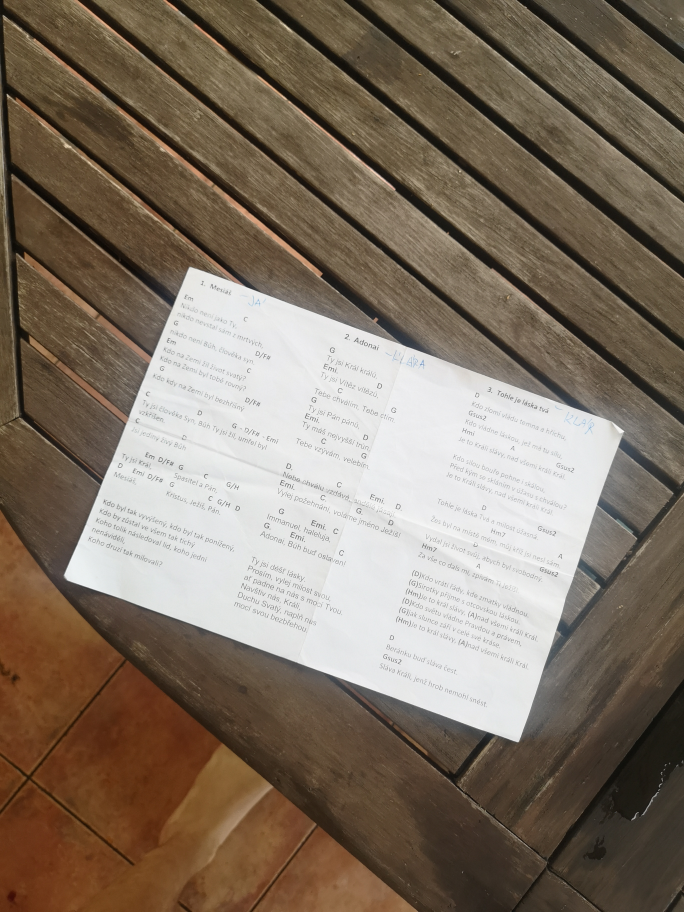
#> input picture example_images/photos/IMG_20230826_093159.jpg, 2736 x 3648 px, found by its file name (shown at 1/4 size)
$ python threshold_debug.py
#> lines starting #> are read from the running program, lines starting #| are printed output that depends on the picture; after the words box and inside, x2 and y2 are one past the last pixel; in counts of white or black regions, pixels touching at a corner belong together
"""
Debug s použitím thresholding pro detekci bílých oblastí
"""

import cv2
import numpy as np
from pathlib import Path


def threshold_debug():
    """Debug detekce pomocí thresholding"""

    # Načtení obrázku
    image_path = Path(__file__).parent.parent / "images" / "photos" / "IMG_20230826_093159.jpg"
    image = cv2.imread(str(image_path))
#> image is the input picture: shape (3648, 2736, 3); mean B, G, R 101.1, 115.8, 129.5

    if image is None:
        print("Chyba: Nepodařilo se načíst obrázek")
        return

    print(f"Rozměry obrázku: {image.shape[1]}x{image.shape[0]} px")
#| Rozměry obrázku: 2736x3648 px

    # Převod do šedi
    gray = cv2.cvtColor(image, cv2.COLOR_BGR2GRAY)
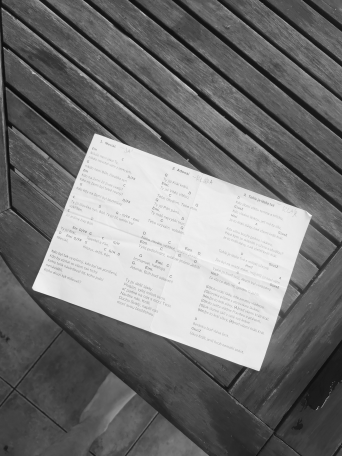
#> gray: shape (3648, 2736) (shown at 1/8 size); min 1, max 255, mean 118.2

    # Rozmazání
    blurred = cv2.GaussianBlur(gray, (5, 5), 0)

    output_dir = Path(__file__).parent / "threshold_debug_output"
    output_dir.mkdir(exist_ok=True)

    # Vyzkoušet různé threshold hodnoty
    threshold_values = [180, 190, 200, 210, 220]

    for thresh_val in threshold_values:
        print(f"\n=== Threshold {thresh_val} ===")

        # Binary threshold - detekovat světlé oblasti
        _, binary = cv2.threshold(blurred, thresh_val, 255, cv2.THRESH_BINARY)

        # Morfologické operace pro vyčištění
        kernel = np.ones((5, 5), np.uint8)
        binary = cv2.morphologyEx(binary, cv2.MORPH_CLOSE, kernel, iterations=3)
        binary = cv2.morphologyEx(binary, cv2.MORPH_OPEN, kernel, iterations=2)

        # Nalezení kontur
        contours, _ = cv2.findContours(
            binary,
            cv2.RETR_EXTERNAL,
            cv2.CHAIN_APPROX_SIMPLE
        )

        print(f"Nalezeno kontur: {len(contours)}")

        # Minimální plocha
        image_area = image.shape[0] * image.shape[1]
        min_area = image_area * 0.01

        # Test různých epsilon
        epsilon_values = [0.01, 0.02, 0.03]

        for epsilon in epsilon_values:
            print(f"  Epsilon: {epsilon}")
            candidates = []

            for contour in contours:
                area = cv2.contourArea(contour)

                if area < min_area:
                    continue

                # Aproximace
                peri = cv2.arcLength(contour, True)
                approx = cv2.approxPolyDP(contour, epsilon * peri, True)

                if len(approx) == 4:
                    # Výpočet jasnosti
                    mask = np.zeros(gray.shape, dtype=np.uint8)
                    cv2.fillPoly(mask, [approx.astype(np.int32)], 255)
                    mean_brightness = cv2.mean(gray, mask=mask)[0]

                    # Skóre
                    score = area * (mean_brightness / 255.0)

                    candidates.append({
                        'contour': approx,
                        'area': area,
                        'brightness': mean_brightness,
                        'score': score
                    })

            if candidates:
                # Seřazení
                candidates.sort(key=lambda x: x['score'], reverse=True)

                print(f"    Nalezeno {len(candidates)} čtyřúhelníků:")

                # Ukázat top 3
                for i, cand in enumerate(candidates[:3]):
                    print(f"      {i+1}. Plocha={int(cand['area'])}, "
                          f"Jasnost={cand['brightness']:.1f}, "
                          f"Skóre={int(cand['score'])}")

                    # Vizualizace
                    viz = image.copy()

                    # Overlay
                    overlay = viz.copy()
                    cv2.fillPoly(overlay, [cand['contour'].astype(np.int32)], (255, 200, 100))
                    viz = cv2.addWeighted(overlay, 0.3, viz, 0.7, 0)

                    # Rámeček
                    cv2.polylines(viz, [cand['contour'].astype(np.int32)], True, (255, 100, 0), 3)

                    # Rohy
                    for corner in cand['contour']:
                        cv2.circle(viz, tuple(corner[0]), 10, (255, 0, 0), -1)

                    # Text
                    cv2.putText(
                        viz,
                        f"Threshold: {thresh_val}, Eps: {epsilon}, Rank: {i+1}",
                        (10, 30),
                        cv2.FONT_HERSHEY_SIMPLEX,
                        1.0,
                        (0, 255, 0),
                        2
                    )

                    # Uložit
                    output_path = output_dir / f"thresh{thresh_val}_eps{epsilon}_rank{i+1}.jpg"
                    cv2.imwrite(str(output_path), viz)

            else:
                print("    Žádné čtyřúhelníky")

        # Uložit binary
        cv2.imwrite(str(output_dir / f"binary_{thresh_val}.jpg"), binary)
#> this loop made 5 passes
#| Nalezeno kontur: 6
#| Nalezeno kontur: 2
#| Nalezeno kontur: 1
#| Nalezeno kontur: 2
#| Nalezeno kontur: 2
#> pass 1, in threshold_debug, `binary = cv2.morphologyEx(binary, cv2.MORPH_CLOSE, kernel, iterations=3)`:
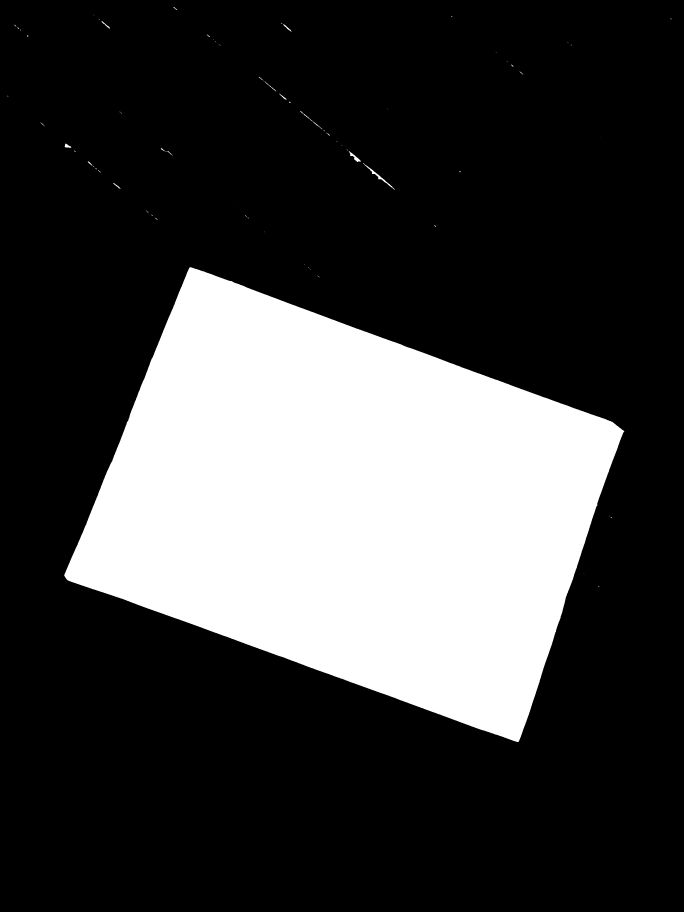
#> binary: shape (3648, 2736) (shown at 1/4 size); 25.4% white; 70 white regions (43 under 20 px), largest, box (x1, y1, x2, y2) and area: (257, 1069, 2497, 2968) 2531463, (1452, 652, 1579, 759) 941, (1395, 605, 1444, 648) 546
#> pass 1, in threshold_debug, `cv2.imwrite(str(output_path), viz)`:
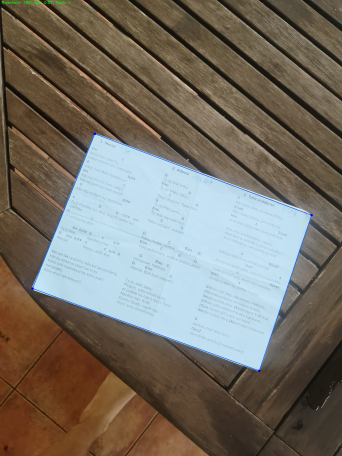
#> saved as thresh180_eps0.01_rank1.jpg: shape (3648, 2736, 3) (shown at 1/8 size); mean B, G, R 103.2, 113.3, 119.2
#> after the loop:
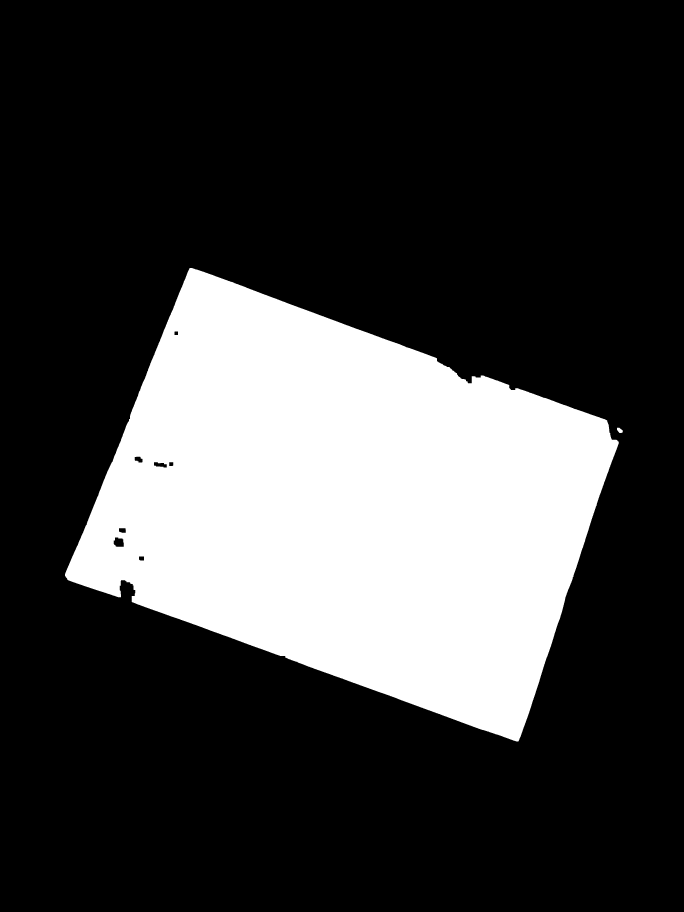
#> binary: shape (3648, 2736) (shown at 1/4 size); 25.1% white; 2 white regions, box (x1, y1, x2, y2) and area: (260, 1072, 2475, 2966) 2506490, (2468, 1711, 2491, 1732) 338
#> after the loop:
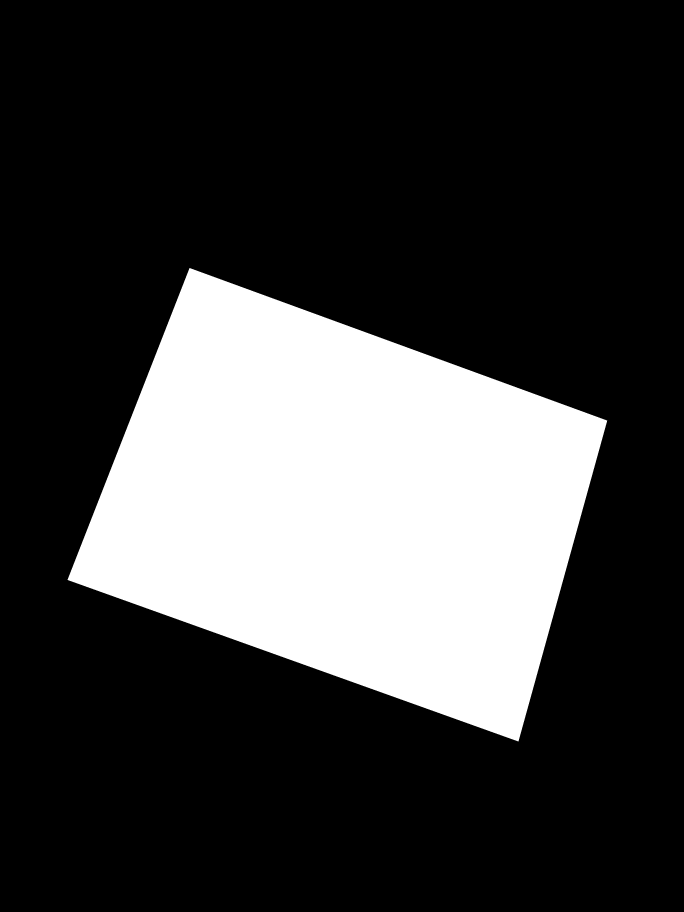
#> mask: shape (3648, 2736) (shown at 1/4 size); 24.7% white; 1 white region, box (x1, y1, x2, y2) and area: (270, 1072, 2429, 2966) 2464377
#> after the loop:
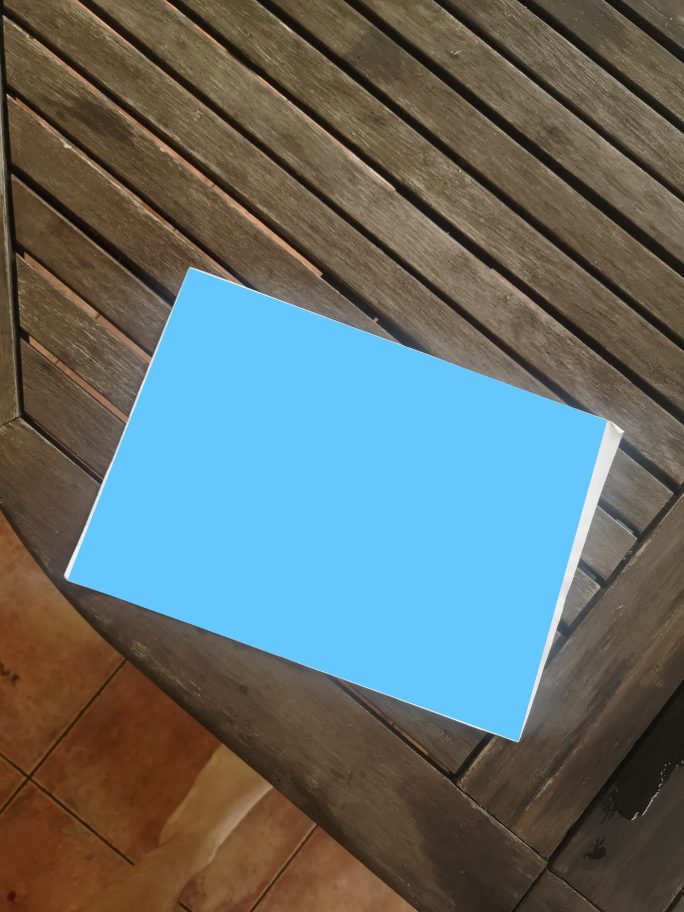
#> overlay: shape (3648, 2736, 3) (shown at 1/4 size); mean B, G, R 107.7, 108.8, 98

    print(f"\nVýstupy uloženy v: {output_dir}")


if __name__ == "__main__":
    threshold_debug()

$ run again, with paper_detection/data/images/IMG_20230803_092445.jpg copied over example_images/photos/IMG_20230826_093159.jpg
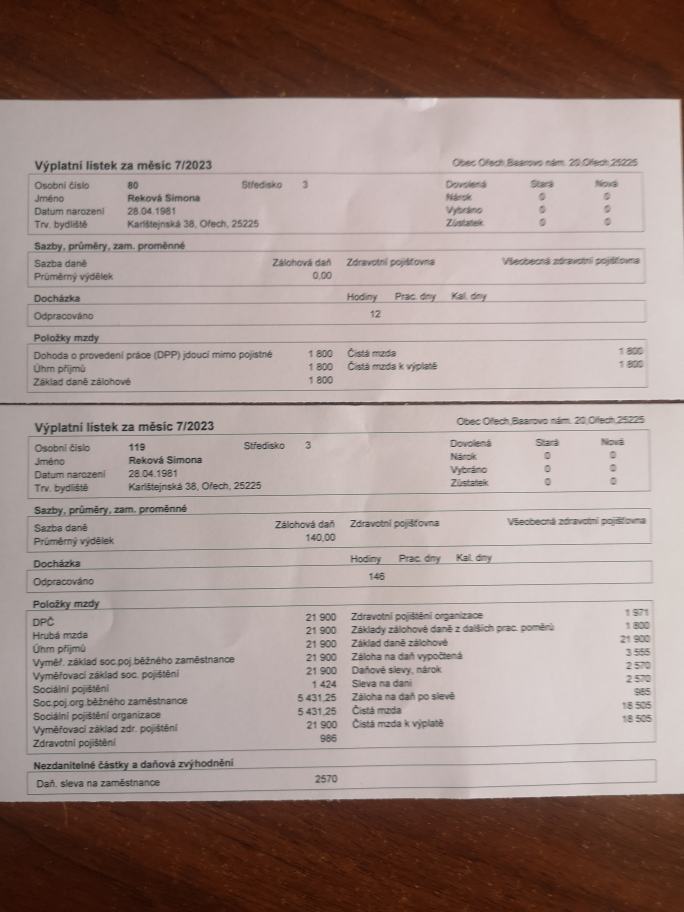
#> input picture paper_detection/data/images/IMG_20230803_092445.jpg, 2736 x 3648 px, found by its file name (shown at 1/4 size)
#> in threshold_debug, image is the input picture: shape (3648, 2736, 3); mean B, G, R 137.9, 143.1, 161
#| Rozměry obrázku: 2736x3648 px
#> the loop in threshold_debug, `for thresh_val in threshold_values:` made 5 passes
#| Nalezeno kontur: 13
#| Nalezeno kontur: 37
#| Nalezeno kontur: 41
#| Nalezeno kontur: 39
#| Nalezeno kontur: 0
#> pass 1, in threshold_debug, `binary = cv2.morphologyEx(binary, cv2.MORPH_OPEN, kernel, iterations=2)`:
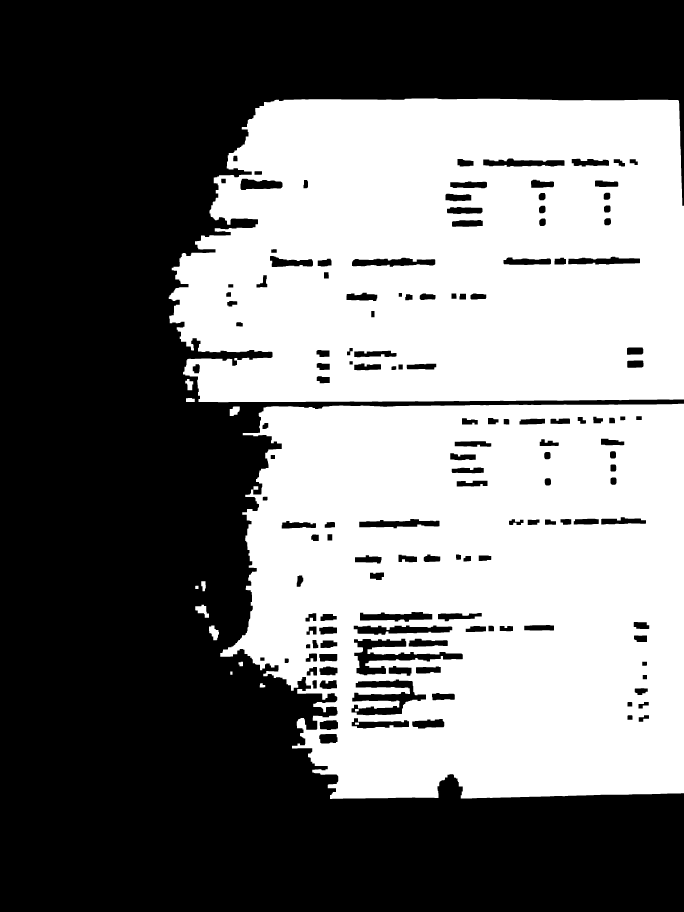
#> binary: shape (3648, 2736) (shown at 1/4 size); 46% white; 15 white regions, largest, box (x1, y1, x2, y2) and area: (881, 1615, 2736, 3196) 2393429, (675, 393, 2736, 1609) 2187222, (781, 2419, 836, 2471) 1510
#> after the loop in threshold_debug, `for thresh_val in threshold_values:`:
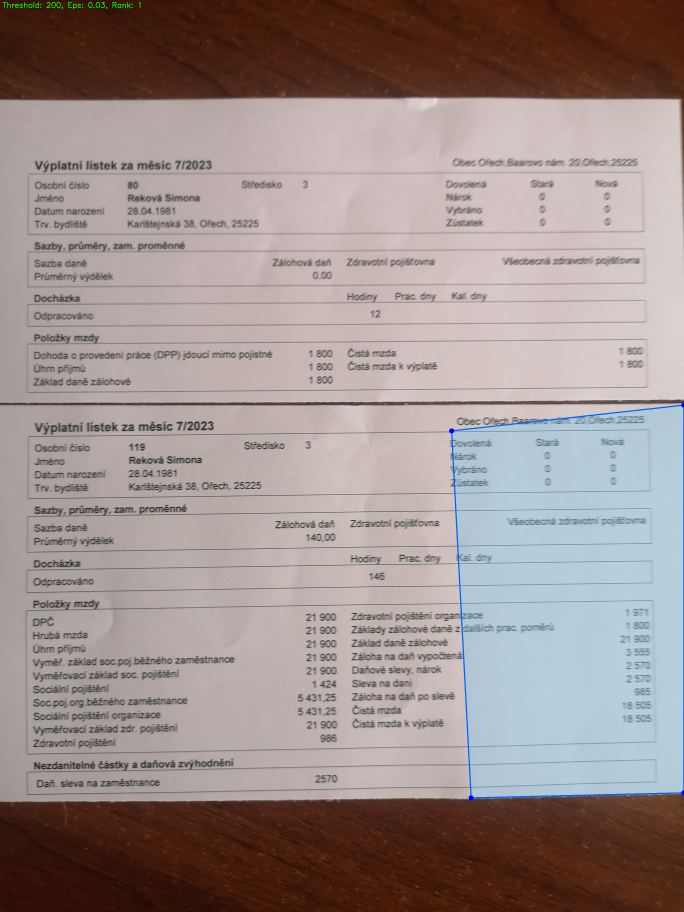
#> viz: shape (3648, 2736, 3) (shown at 1/4 size); mean B, G, R 140.4, 143, 156.2
